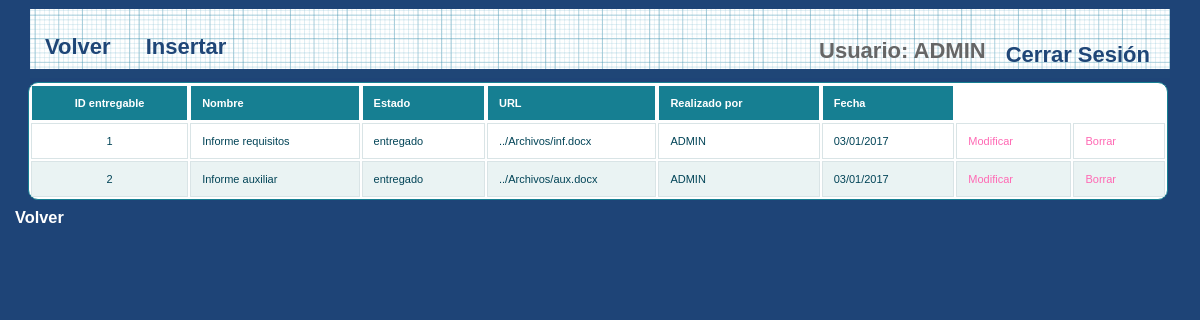
/et3_iu/Controllers/ENTREGABLE_Controller.php?accion=showall&ID_TAREA=1 (signed in), run on an earlier commit of the app's database.
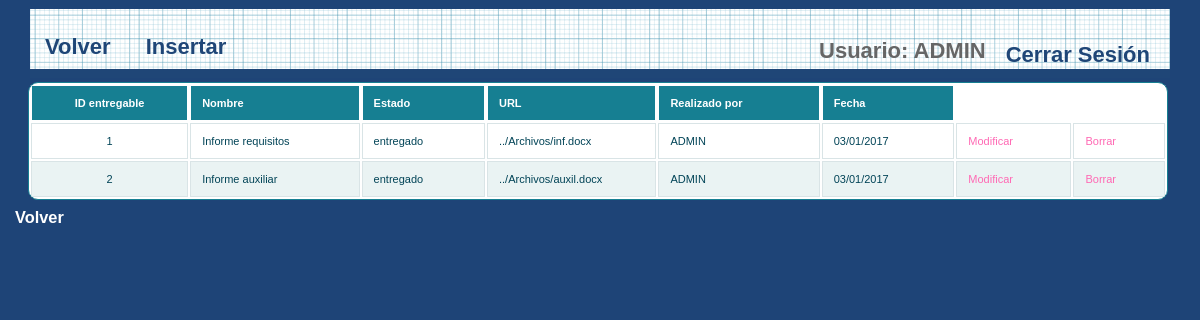
And on a later commit of the database.
### tables this page shows
CREATE TABLE IF NOT EXISTS `ENTREGABLE` (
`ID_ENTREGABLE` int(11) NOT NULL,
  `NOMBRE` varchar(20) NOT NULL,
  `ESTADO` varchar(25) NOT NULL,
  `URL` varchar(120) NOT NULL,
  `ID_MIEMBRO` varchar(25) NOT NULL,
  `FECHASUBIDA` date NOT NULL,
  `ID_TAREA` int(11) NOT NULL
);

CREATE TABLE IF NOT EXISTS `EMPLEADOS` (
  `EMP_USER` varchar(25) NOT NULL,
  `EMP_PASSWORD` varchar(128) NOT NULL,
  `EMP_NOMBRE` varchar(25) DEFAULT NULL,
  `EMP_APELLIDO` varchar(50) DEFAULT NULL,
  `EMP_EMAIL` varchar(50) DEFAULT NULL,
  `EMP_TIPO` int(10) DEFAULT NULL,
  `EMP_ESTADO` varchar(25) DEFAULT NULL
);

### et3_iu/Models/ENTREGABLE_Model.php (called while the page is built, shortened)
<?php
class Entregable
{
    private $ID_ENTREGABLE;
    private $NOMBRE;
    private $ESTADO;
    private $URL;
    private $MIEMBRO;
    private $FECHASUBIDA;
    public function __construct($id = null, $nombre = null, $estado = null, $url = null,Miembro $miembro = null,DateTime $fechaSubida = null,Tarea $tarea = null){
        $this->ID_ENTREGABLE = $id;
        $this->NOMBRE = $nombre;
        $this->ESTADO = $estado;
        $this->URL = $url;
        $this->MIEMBRO = $miembro;
        $this->FECHASUBIDA = $fechaSubida;
    }
    public function getID()
    {
        return $this->ID_ENTREGABLE;
    }
    public function getNombre()
    {
        return $this->NOMBRE;
    }
    public function getEstado()
    {
        return $this->ESTADO;
    }
    public function getURL()
    {
        return $this->URL;
    }
    public function getMiembro()
    {
        return $this->MIEMBRO;
    }
    public function getFecha()
    {
        return $this->FECHASUBIDA;
    }
}

### et3_iu/Mappers/ENTREGABLE_Mapper.php (called while the page is built, shortened)
<?php
    require_once("../Models/ENTREGABLE_Model.php");
    require_once("../Mappers/MIEMBRO_Mapper.php");
    require_once("../Mappers/TAREA_Mapper.php");
    class ENTREGABLE_Mapper{
        private $mysqli;
        public function ConectarBD()
        {
            $this->mysqli = new mysqli("localhost", "iu2016", "iu2016", "IU2016");
        }
        public function consultarEntregablesTarea($id_tarea) {
            $sql = "SELECT * FROM ENTREGABLE where ID_TAREA = '{$id_tarea}' ";
            $resultado = $this -> mysqli -> query($sql);
            $toret = array();
            if($resultado != false ) {
                $miembro_mapper = new MiembroMapper();
                $tarea_mapper = new TAREA_Mapper();
                while ($obj = $resultado->fetch_object()) {
                    $aux = new Entregable($obj->ID_ENTREGABLE, $obj->NOMBRE, $obj->ESTADO, $obj->URL, $miembro_mapper->buscarMiembroPorUsuario($obj->ID_MIEMBRO),
                        new DateTime($obj->FECHASUBIDA), $tarea_mapper->buscarTareaId($obj->ID_TAREA));
                    array_push($toret, $aux);
                }
            }
            return $toret;
        }
    }
?>

### et3_iu/Mappers/TAREA_Mapper.php (called while the page is built, shortened)
<?php
require_once (__DIR__ . "/../Models/MIEMBRO_Model.php");
class TAREA_Mapper{
    private $mysqli;
    public function conectarBD(){
        $this->mysqli = new mysqli("localhost","iu2016","iu2016","IU2016");
    }
        function buscarTareaId($id)
        {
            $sql = "SELECT * FROM TAREA WHERE ID_TAREA = '" . $id . "';";
            $resultado = $this->mysqli->query($sql);
            if ($resultado->num_rows != 0) {
                $tareas_bd = $resultado->fetch_array(MYSQLI_ASSOC);
                $miembro_mapper = new MiembroMapper();
                $proyecto_mapper = new ProyectoMapper();
                if($tareas_bd["PADRE"] != null)
                    $tareaPadre = $this->buscarTareaId($tareas_bd["PADRE"]);
                else
                    $tareaPadre = null;
                $miembro = $miembro_mapper->buscarMiembroPorUsuario($tareas_bd["ID_MIEMBRO"]);
                $proyecto = $proyecto_mapper->buscarId($tareas_bd["ID_PROYECTO"]);
                $tarea = new Tarea($tareas_bd["ID_TAREA"], $tareas_bd["NOMBRE"], $tareas_bd["DESCRIPCION"],
                    $tareaPadre, $tareas_bd["FECHAIP"], $tareas_bd["FECHAEP"], $tareas_bd["FECHAIR"],
                    $tareas_bd["FECHAER"], $tareas_bd["HORASP"], $tareas_bd["HORASR"], $miembro,
                    $tareas_bd["ESTADO"], $tareas_bd["COMENTARIO"],$proyecto);
                return $tarea;
            } else {
                return "No hay resultados";
            }
        }
}

### et3_iu/Models/MIEMBRO_Model.php (called while the page is built, shortened)
<?php
class Miembro{
    private $USUARIO;
    public function __construct( $NOMBRE=NULL, $APELLIDOS=NULL, $USUARIO=NULL, $CONTRASEÑA=NULL, $CORREO=NULL){
        $this->USUARIO = $USUARIO;
    }
    public function getUsuario(){
        return $this->USUARIO;
    }
}
?>

### et3_iu/Mappers/MIEMBRO_Mapper.php (called while the page is built, shortened)
<?php
    require_once("../Models/MIEMBRO_Model.php");
    class MiembroMapper {
        private $mysqli;
        public function ConectarBD()
        {
            $this->mysqli = new mysqli("localhost", "iu2016", "iu2016", "IU2016");
        }
        public function buscarMiembroPorUsuario($user) {
            $sql = "SELECT * FROM EMPLEADOS where EMP_USER = '{$user}' ";
            $resultado = $this -> mysqli -> query($sql);
            $miembro = $resultado->fetch_array(MYSQLI_ASSOC);
            $miembro = new Miembro($miembro["EMP_NOMBRE"], $miembro["EMP_APELLIDO"], $miembro["EMP_USER"], $miembro["EMP_PASSWORD"], $miembro["EMP_EMAIL"]);
            return $miembro;
        }
    }
?>

### et3_iu/Views/ENTREGABLE_SHOW_Vista.php (the view, shortened to what this page needs)
<?php
class ENTEGABLE_SHOW_Vista
{
    public function __construct(array $entregables, $volver)
    {
        $this->volver = $volver;
        $this->entregables = $entregables;
        $this->render();
    }
    public function render()    {
        ?>
        <div>
            <head>
                <link rel="stylesheet" href="../Styles/styles.css" type="text/css" media="screen"/>
                <link rel="stylesheet" type="text/css" href="../Styles/print.css" media="print"/>
            </head>
            <div id="wrapper">
                <nav>
                    <div class="menu">
                        <ul>
                            <li><a href="../Functions/Desconectar.php"><?php echo $strings['Cerrar Sesión']; ?></a></li>
                            <li><?php echo $strings['Usuario'] . ": " . $_SESSION['login']; ?></li>
                        </ul>
                         <?= '<a href=\'' . $this->volver . "'>" . $strings['Volver'] . " </a>" ?>
                        <a href='./ENTREGABLE_Controller.php?accion=add_entregable_menu&ID_TAREA=<?php echo $_REQUEST['ID_TAREA']; ?> '><?php echo $strings['Insertar'] ?></a>
                    </div>
                </nav>
                <table id='btable' border=1>
                    <tr>
                        <th><?= $strings["Entregable_id"] ?></th>
                        <th><?= $strings["Nombre"] ?></th>
                        <th><?= $strings["Estado"] ?></th>
                        <th><?= $strings["url"] ?></th>
                        <th><?= $strings["Realizado Por"] ?></th>
                        <th><?= $strings["Fecha"] ?></th>
                    </tr>
                    <?php
                    foreach ($this->entregables as $entregable) { ?>
                        <tr>
                            <td><?=$entregable->getID()?></td>
                            <td><?=$entregable->getNombre()?></td>
                            <td><?=$entregable->getEstado()?></td>
                            <td><?=$entregable->getURL()?></td>
                            <td><?=$entregable->getMiembro()->getUsuario()?></td>
                            <td><?=$entregable->getFecha()->format("d/m/Y")?></td>
                            <td><a href='ENTREGABLE_Controller.php?accion=edit_entregable_menu&amp;entregable_ID=<?= $entregable->getID() ?>'><?= $strings['Modificar'] ?></a></td>
                            <td><a href='ENTREGABLE_Controller.php?accion=delete_entregable_menu&amp;entregable_ID=<?= $entregable->getID() ?>'><?= $strings['Borrar'] ?></a></td>
                        </tr>
                       <?php } ?>
                </table>
            </div>
            <h3><?= '<a class="form-link" href=\'' . $this->volver . "'>" . $strings['Volver'] . " </a>" ?></h3>
        </div>
        <?php
    }
}
?>

### et3_iu/Controllers/ENTREGABLE_Controller.php (shortened to what this page needs)
<?php
    include "../Models/ENTREGABLE_Model.php";
    include "../Models/TAREA_Model.php";
    include "../Models/MIEMBRO_Model.php";
    include "../Mappers/ENTREGABLE_Mapper.php";
    $mapper = new ENTREGABLE_Mapper();
    $t_mapper = new TAREA_Mapper();
    $accion = '';
    if(isset($_REQUEST["accion"]))
        $accion = $_REQUEST["accion"];
    switch ($accion) {
        default:
            $tarea = $t_mapper->buscarTareaId($_REQUEST["ID_TAREA"]);
            $entregables = $mapper->consultarEntregablesTarea($tarea->getIdTarea());
            if($tarea->getTareaPadre() == null)
                $volver = "TAREA_Controller.php?accion=ID_TAREA={$tarea->getIdTarea()}&proyecto_id={$tarea->getProyecto()->getIDPROYECTO()}";
            else
                $volver = "TAREA_Controller.php?accion=showall_subtarea&ID_TAREA={$tarea->getTareaPadre()->getIdTarea()}&proyecto_id={$tarea->getProyecto()->getIDPROYECTO()}";
            new ENTEGABLE_SHOW_Vista($entregables,$volver);
    }
?>

### et3_iu/Styles/styles.css (style rules this page uses)
* { margin: 0; padding: 0; }
ul li { list-style-type:none; }
header, footer, section, aside, nav, article { display: block; }
#wrapper { width: 1140px; margin: 0 auto; margin-top: 5px; margin-bottom: 5px; }
nav { width: 1140px; height: 69px; margin: 0 auto; background: #1F4677 url(../images/blueprintpaper.png) repeat-x; }
h1,h2,h3,h4,h5,h6 { font-weight: bold; clear: both; color: #333; list-style-type:none; }
a:link, a:visited { color:hotpink; text-decoration: none; }
li { padding-left: 5px; }
nav .menu { font-size: 22px; font-weight: bold; }
nav .menu ul { margin: 0; padding: 25px 0 0 20px; list-style: none; line-height: normal; }
nav .menu li { display: block; float: right; }
nav .menu a { display: block; margin-right: 5px; padding: 0px 15px; text-decoration: none; color: #1F4677; float:left; }
table { white-space: normal; line-height: normal; font-weight: normal; font-size: small; font-style: normal; color: black; text-align: center; font-variant: normal; border-color: gray; background-color: white; }
#btable { white-space: normal; line-height: normal; font-weight: normal; font-size: 11px; font-style: normal; color: black; text-align: center; font-variant: normal; border-color: gray; background-color: white; margin-left: -2px; }
#btable { width: 100%; overflow: hidden; background: #FFF; color: #024457; border-radius: 10px; border: 1px solid #167F92; }
#btable tr { border: 1px solid #D9E4E6; }
#btable tr:nth-child(odd) { background-color: #EAF3F3; }
#btable th { display: none; border: 1px solid #FFF; background-color: #167F92; color: #FFF; padding: 1em; }
#btable th:first-child { display: table-cell; text-align: center; }
#btable th:nth-child(2) { display: table-cell; }
#btable th:nth-child(2):after { content: attr(data-th); }
@media (min-width: 480px) { #btable th:nth-child(2):after { display: none; } }
#btable td { display: block; word-wrap: break-word; max-width: 7em; }
#btable td:first-child { display: table-cell; text-align: center; border-right: 1px solid #D9E4E6; }
@media (min-width: 480px) { #btable td { border: 1px solid #D9E4E6; } }
#btable th, #btable td { text-align: left; margin: .5em 1em; }
@media (min-width: 480px) { #btable th, #btable td { display: table-cell; padding: 1em; } }
#content p, ul, ol, hr { margin-bottom: 24px; }
#content h1, h2, h3, h4, h5, h6 { color: #333; margin: 0 0 20px 0; line-height: 1.5em; }
* { margin-top: 4px; }
.form-link { color: white !important; margin-left: 15px; }

### et3_iu/Styles/print.css (style rules this page uses)
a { text-decoration : underline; color : #0000ff; }
a:link:after, a:visited:after { content: " (" attr(href) ") "; font-size: 70%; }
nav, footer, header, aside { display : none; }

What changed in the data, as far as the page shows it:
changed entregable "Informe auxiliar": URL "../Archivos/aux.docx" → "../Archivos/auxil.docx"
